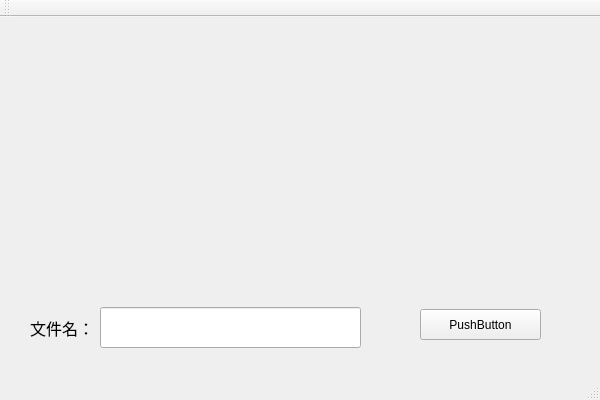
<?xml version="1.0" encoding="UTF-8"?>
<ui version="4.0">
 <class>MainWindow</class>
 <widget class="QMainWindow" name="MainWindow">
  <property name="geometry">
   <rect>
    <x>0</x>
    <y>0</y>
    <width>600</width>
    <height>400</height>
   </rect>
  </property>
  <property name="windowTitle">
   <string>MainWindow</string>
  </property>
  <widget class="QWidget" name="centralWidget">
   <widget class="QLabel" name="label">
    <property name="geometry">
     <rect>
      <x>30</x>
      <y>300</y>
      <width>71</width>
      <height>21</height>
     </rect>
    </property>
    <property name="font">
     <font>
      <family>宋体</family>
      <pointsize>12</pointsize>
      <weight>50</weight>
      <bold>false</bold>
     </font>
    </property>
    <property name="text">
     <string>文件名：</string>
    </property>
   </widget>
   <widget class="QLineEdit" name="lineEdit">
    <property name="geometry">
     <rect>
      <x>100</x>
      <y>290</y>
      <width>261</width>
      <height>41</height>
     </rect>
    </property>
   </widget>
   <widget class="QPushButton" name="pushButton">
    <property name="geometry">
     <rect>
      <x>420</x>
      <y>292</y>
      <width>121</width>
      <height>31</height>
     </rect>
    </property>
    <property name="text">
     <string>PushButton</string>
    </property>
   </widget>
  </widget>
  <widget class="QMenuBar" name="menuBar">
   <property name="geometry">
    <rect>
     <x>0</x>
     <y>0</y>
     <width>600</width>
     <height>22</height>
    </rect>
   </property>
  </widget>
  <widget class="QToolBar" name="mainToolBar">
   <attribute name="toolBarArea">
    <enum>TopToolBarArea</enum>
   </attribute>
   <attribute name="toolBarBreak">
    <bool>false</bool>
   </attribute>
  </widget>
  <widget class="QStatusBar" name="statusBar"/>
 </widget>
 <layoutdefault spacing="6" margin="11"/>
 <resources/>
 <connections/>
</ui>
